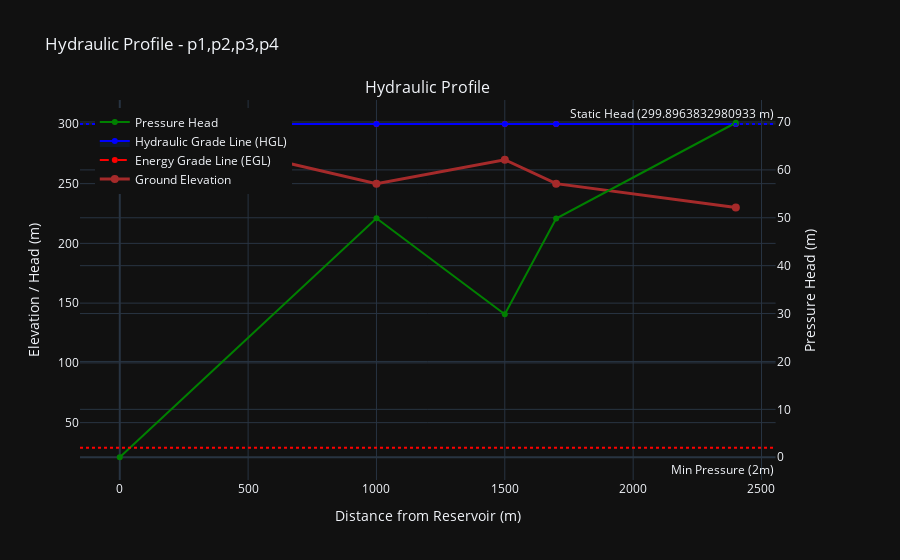
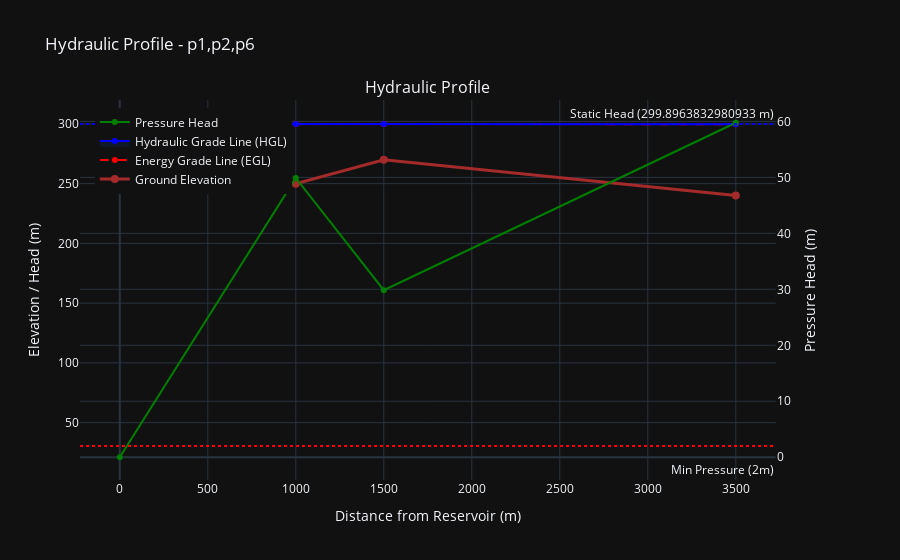
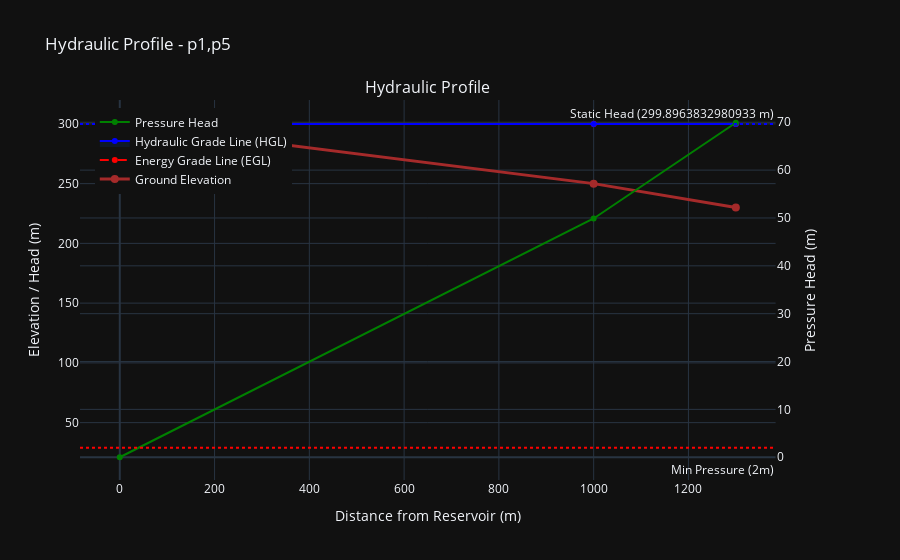
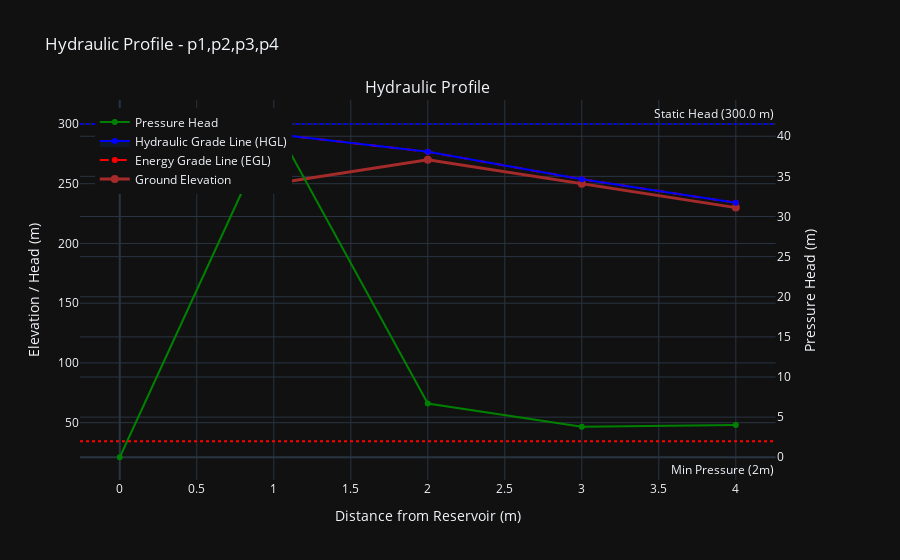

The cell these charts' notebook holds for them, in order:
### Code cell
from branch_calculation.optimizer import classic_optimal_diameter_optimization
from branch_calculation.plots import plot_branches


(print('=== Classic Optimization for optimal diameter  ==='))
# perform classic optimization
results = classic_optimal_diameter_optimization(net, pipe_prices, minimum_pressure_constraint = 2)
print('The available keys in results are:')
print(results.keys())
plot_branches(results['results_branch'], minimum_pressure_constraint=2)

(print('Here are the available keys in results through "classic_optimal_diameter_optimization" function:'))

for key, value in results.items():
    if isinstance(value, pd.DataFrame):
        print(f"{key}:\n{value}\n")
    else:
        print(f"{key}: {value}")

### Figure 1 — Plotly figure (JSON) as saved in the notebook; plotly's stock layout.template omitted (floating-point values rounded to 4 significant figures)
{"data": [{"line": {"color": "brown", "width": 3}, "marker": {"size": 8}, "mode": "lines+markers", "name": "Ground Elevation", "x": [0, 1000, 1500, 1700, 2400], "y": [299.9, 250.0, 270.0, 250.0, 230.0], "type": "scatter", "xaxis": "x", "yaxis": "y"}, {"line": {"color": "red", "dash": "dash", "width": 2}, "marker": {"size": 6}, "mode": "lines+markers", "name": "Energy Grade Line (EGL)", "x": [0, 1000, 1500, 1700, 2400], "y": [299.9, 299.9, 299.9, 299.8, 299.8], "type": "scatter", "xaxis": "x", "yaxis": "y"}, {"fill": "tonexty", "fillcolor": "rgba(0,100,255,0.1)", "line": {"color": "blue", "width": 2}, "marker": {"size": 6}, "mode": "lines+markers", "name": "Hydraulic Grade Line (HGL)", "x": [0, 1000, 1500, 1700, 2400], "y": [299.9, 299.9, 299.9, 299.8, 299.8], "type": "scatter", "xaxis": "x", "yaxis": "y"}, {"line": {"color": "green", "width": 2}, "marker": {"size": 6}, "mode": "lines+markers", "name": "Pressure Head", "x": [0, 1000, 1500, 1700, 2400], "y": [0.0, 49.9, 29.85, 49.85, 69.84], "yaxis": "y2", "type": "scatter", "xaxis": "x"}], "layout": {"xaxis": {"anchor": "y", "domain": [0.0, 0.94], "title": {"text": "Distance from Reservoir (m)"}}, "yaxis": {"anchor": "x", "domain": [0.0, 1.0], "title": {"text": "Elevation / Head (m)"}}, "yaxis2": {"anchor": "x", "overlaying": "y", "side": "right", "title": {"text": "Pressure Head (m)"}}, "annotations": [{"font": {"size": 16}, "showarrow": false, "text": "Hydraulic Profile", "x": 0.47, "xanchor": "center", "xref": "paper", "y": 1.0, "yanchor": "bottom", "yref": "paper"}, {"showarrow": false, "text": "Min Pressure (2m)", "x": 1, "xanchor": "right", "xref": "x domain", "y": 2, "yanchor": "bottom", "yref": "y"}, {"showarrow": false, "text": "Static Head (299.8963832980933 m)", "x": 1, "xanchor": "right", "xref": "x domain", "y": 299.9, "yanchor": "bottom", "yref": "y"}], "shapes": [{"line": {"color": "red", "dash": "dot"}, "type": "line", "x0": 0, "x1": 1, "xref": "x domain", "y0": 2, "y1": 2, "yref": "y2"}, {"line": {"color": "blue", "dash": "dot"}, "type": "line", "x0": 0, "x1": 1, "xref": "x domain", "y0": 299.9, "y1": 299.9, "yref": "y"}], "legend": {"x": 0.02, "y": 0.98}, "title": {"text": "Hydraulic Profile - p1,p2,p3,p4"}, "hovermode": "x unified"}}

### Figure 2 — Plotly figure (JSON) as saved in the notebook; plotly's stock layout.template omitted (floating-point values rounded to 4 significant figures)
{"data": [{"line": {"color": "brown", "width": 3}, "marker": {"size": 8}, "mode": "lines+markers", "name": "Ground Elevation", "x": [0, 1000, 1500, 3500], "y": [299.9, 250.0, 270.0, 240.0], "type": "scatter", "xaxis": "x", "yaxis": "y"}, {"line": {"color": "red", "dash": "dash", "width": 2}, "marker": {"size": 6}, "mode": "lines+markers", "name": "Energy Grade Line (EGL)", "x": [0, 1000, 1500, 3500], "y": [299.9, 299.9, 299.9, 299.8], "type": "scatter", "xaxis": "x", "yaxis": "y"}, {"fill": "tonexty", "fillcolor": "rgba(0,100,255,0.1)", "line": {"color": "blue", "width": 2}, "marker": {"size": 6}, "mode": "lines+markers", "name": "Hydraulic Grade Line (HGL)", "x": [0, 1000, 1500, 3500], "y": [299.9, 299.9, 299.9, 299.8], "type": "scatter", "xaxis": "x", "yaxis": "y"}, {"line": {"color": "green", "width": 2}, "marker": {"size": 6}, "mode": "lines+markers", "name": "Pressure Head", "x": [0, 1000, 1500, 3500], "y": [0.0, 49.9, 29.85, 59.76], "yaxis": "y2", "type": "scatter", "xaxis": "x"}], "layout": {"xaxis": {"anchor": "y", "domain": [0.0, 0.94], "title": {"text": "Distance from Reservoir (m)"}}, "yaxis": {"anchor": "x", "domain": [0.0, 1.0], "title": {"text": "Elevation / Head (m)"}}, "yaxis2": {"anchor": "x", "overlaying": "y", "side": "right", "title": {"text": "Pressure Head (m)"}}, "annotations": [{"font": {"size": 16}, "showarrow": false, "text": "Hydraulic Profile", "x": 0.47, "xanchor": "center", "xref": "paper", "y": 1.0, "yanchor": "bottom", "yref": "paper"}, {"showarrow": false, "text": "Min Pressure (2m)", "x": 1, "xanchor": "right", "xref": "x domain", "y": 2, "yanchor": "bottom", "yref": "y"}, {"showarrow": false, "text": "Static Head (299.8963832980933 m)", "x": 1, "xanchor": "right", "xref": "x domain", "y": 299.9, "yanchor": "bottom", "yref": "y"}], "shapes": [{"line": {"color": "red", "dash": "dot"}, "type": "line", "x0": 0, "x1": 1, "xref": "x domain", "y0": 2, "y1": 2, "yref": "y2"}, {"line": {"color": "blue", "dash": "dot"}, "type": "line", "x0": 0, "x1": 1, "xref": "x domain", "y0": 299.9, "y1": 299.9, "yref": "y"}], "legend": {"x": 0.02, "y": 0.98}, "title": {"text": "Hydraulic Profile - p1,p2,p6"}, "hovermode": "x unified"}}

### Figure 3 — Plotly figure (JSON) as saved in the notebook; plotly's stock layout.template omitted (floating-point values rounded to 4 significant figures)
{"data": [{"line": {"color": "brown", "width": 3}, "marker": {"size": 8}, "mode": "lines+markers", "name": "Ground Elevation", "x": [0, 1000, 1300], "y": [299.9, 250.0, 230.0], "type": "scatter", "xaxis": "x", "yaxis": "y"}, {"line": {"color": "red", "dash": "dash", "width": 2}, "marker": {"size": 6}, "mode": "lines+markers", "name": "Energy Grade Line (EGL)", "x": [0, 1000, 1300], "y": [299.9, 299.9, 299.9], "type": "scatter", "xaxis": "x", "yaxis": "y"}, {"fill": "tonexty", "fillcolor": "rgba(0,100,255,0.1)", "line": {"color": "blue", "width": 2}, "marker": {"size": 6}, "mode": "lines+markers", "name": "Hydraulic Grade Line (HGL)", "x": [0, 1000, 1300], "y": [299.9, 299.9, 299.9], "type": "scatter", "xaxis": "x", "yaxis": "y"}, {"line": {"color": "green", "width": 2}, "marker": {"size": 6}, "mode": "lines+markers", "name": "Pressure Head", "x": [0, 1000, 1300], "y": [0.0, 49.9, 69.9], "yaxis": "y2", "type": "scatter", "xaxis": "x"}], "layout": {"xaxis": {"anchor": "y", "domain": [0.0, 0.94], "title": {"text": "Distance from Reservoir (m)"}}, "yaxis": {"anchor": "x", "domain": [0.0, 1.0], "title": {"text": "Elevation / Head (m)"}}, "yaxis2": {"anchor": "x", "overlaying": "y", "side": "right", "title": {"text": "Pressure Head (m)"}}, "annotations": [{"font": {"size": 16}, "showarrow": false, "text": "Hydraulic Profile", "x": 0.47, "xanchor": "center", "xref": "paper", "y": 1.0, "yanchor": "bottom", "yref": "paper"}, {"showarrow": false, "text": "Min Pressure (2m)", "x": 1, "xanchor": "right", "xref": "x domain", "y": 2, "yanchor": "bottom", "yref": "y"}, {"showarrow": false, "text": "Static Head (299.8963832980933 m)", "x": 1, "xanchor": "right", "xref": "x domain", "y": 299.9, "yanchor": "bottom", "yref": "y"}], "shapes": [{"line": {"color": "red", "dash": "dot"}, "type": "line", "x0": 0, "x1": 1, "xref": "x domain", "y0": 2, "y1": 2, "yref": "y2"}, {"line": {"color": "blue", "dash": "dot"}, "type": "line", "x0": 0, "x1": 1, "xref": "x domain", "y0": 299.9, "y1": 299.9, "yref": "y"}], "legend": {"x": 0.02, "y": 0.98}, "title": {"text": "Hydraulic Profile - p1,p5"}, "hovermode": "x unified"}}

### Figure 4 — Plotly figure (JSON) as saved in the notebook; plotly's stock layout.template omitted (floating-point values rounded to 4 significant figures)
{"data": [{"line": {"color": "brown", "width": 3}, "marker": {"size": 8}, "mode": "lines+markers", "name": "Ground Elevation", "x": [0.0, 1.0, 2.0, 3.0, 4.0], "y": [300.0, 250.0, 270.0, 250.0, 230.0], "type": "scatter", "xaxis": "x", "yaxis": "y"}, {"line": {"color": "red", "dash": "dash", "width": 2}, "marker": {"size": 6}, "mode": "lines+markers", "name": "Energy Grade Line (EGL)", "x": [0.0, 1.0, 2.0, 3.0, 4.0], "y": [300.0, 291.7, 276.7, 253.8, 234.0], "type": "scatter", "xaxis": "x", "yaxis": "y"}, {"fill": "tonexty", "fillcolor": "rgba(0,100,255,0.1)", "line": {"color": "blue", "width": 2}, "marker": {"size": 6}, "mode": "lines+markers", "name": "Hydraulic Grade Line (HGL)", "x": [0.0, 1.0, 2.0, 3.0, 4.0], "y": [300.0, 291.7, 276.7, 253.8, 234.0], "type": "scatter", "xaxis": "x", "yaxis": "y"}, {"line": {"color": "green", "width": 2}, "marker": {"size": 6}, "mode": "lines+markers", "name": "Pressure Head", "x": [0.0, 1.0, 2.0, 3.0, 4.0], "y": [0.0, 41.68, 6.702, 3.787, 4.032], "yaxis": "y2", "type": "scatter", "xaxis": "x"}], "layout": {"xaxis": {"anchor": "y", "domain": [0.0, 0.94], "title": {"text": "Distance from Reservoir (m)"}}, "yaxis": {"anchor": "x", "domain": [0.0, 1.0], "title": {"text": "Elevation / Head (m)"}}, "yaxis2": {"anchor": "x", "overlaying": "y", "side": "right", "title": {"text": "Pressure Head (m)"}}, "annotations": [{"font": {"size": 16}, "showarrow": false, "text": "Hydraulic Profile", "x": 0.47, "xanchor": "center", "xref": "paper", "y": 1.0, "yanchor": "bottom", "yref": "paper"}, {"showarrow": false, "text": "Min Pressure (2m)", "x": 1, "xanchor": "right", "xref": "x domain", "y": 2, "yanchor": "bottom", "yref": "y"}, {"showarrow": false, "text": "Static Head (300.0 m)", "x": 1, "xanchor": "right", "xref": "x domain", "y": 300.0, "yanchor": "bottom", "yref": "y"}], "shapes": [{"line": {"color": "red", "dash": "dot"}, "type": "line", "x0": 0, "x1": 1, "xref": "x domain", "y0": 2, "y1": 2, "yref": "y2"}, {"line": {"color": "blue", "dash": "dot"}, "type": "line", "x0": 0, "x1": 1, "xref": "x domain", "y0": 300.0, "y1": 300.0, "yref": "y"}], "legend": {"x": 0.02, "y": 0.98}, "title": {"text": "Hydraulic Profile - p1,p2,p3,p4"}, "hovermode": "x unified"}}
